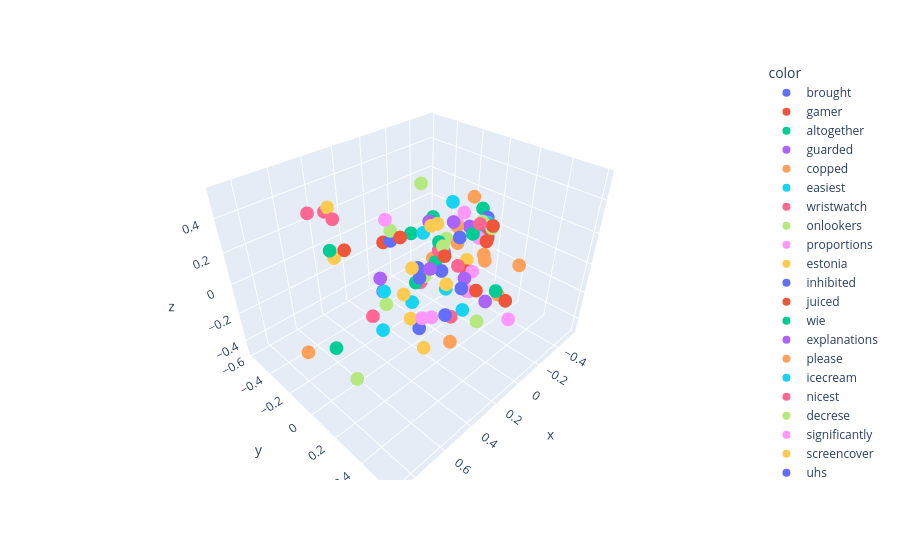

The code cell stored with this chart in its notebook:
### Code cell
from sklearn.decomposition import PCA
import random
import plotly.express as px

idxs = random.sample(range(len(model.wv.index_to_key)), 100)

X = PCA(n_components=3).fit_transform(
    model.wv.get_normed_vectors()[idxs]
)

words = [model.wv.index_to_key[i] for i in idxs]

fig = px.scatter_3d(
    x=X[:, 0],
    y=X[:, 1],
    z=X[:, 2],
    color=words,
    # hover_name=words,
)

fig.show()

### Figure 1 — Plotly figure (JSON) as saved in the notebook; plotly's stock layout.template omitted (floating-point values rounded to 4 significant figures)
{"data": [{"hovertemplate": "color=brought<br>x=%{x}<br>y=%{y}<br>z=%{z}<extra></extra>", "legendgroup": "brought", "marker": {"color": "#636efa", "symbol": "circle"}, "mode": "markers", "name": "brought", "scene": "scene", "showlegend": true, "type": "scatter3d", "x": [0.2676], "y": [-0.08725], "z": [0.2194]}, {"hovertemplate": "color=gamer<br>x=%{x}<br>y=%{y}<br>z=%{z}<extra></extra>", "legendgroup": "gamer", "marker": {"color": "#EF553B", "symbol": "circle"}, "mode": "markers", "name": "gamer", "scene": "scene", "showlegend": true, "type": "scatter3d", "x": [0.09878], "y": [0.5396], "z": [0.08203]}, {"hovertemplate": "color=altogether<br>x=%{x}<br>y=%{y}<br>z=%{z}<extra></extra>", "legendgroup": "altogether", "marker": {"color": "#00cc96", "symbol": "circle"}, "mode": "markers", "name": "altogether", "scene": "scene", "showlegend": true, "type": "scatter3d", "x": [0.1225], "y": [-0.08234], "z": [0.205]}, {"hovertemplate": "color=guarded<br>x=%{x}<br>y=%{y}<br>z=%{z}<extra></extra>", "legendgroup": "guarded", "marker": {"color": "#ab63fa", "symbol": "circle"}, "mode": "markers", "name": "guarded", "scene": "scene", "showlegend": true, "type": "scatter3d", "x": [-0.2335], "y": [-0.2869], "z": [0.05095]}, {"hovertemplate": "color=copped<br>x=%{x}<br>y=%{y}<br>z=%{z}<extra></extra>", "legendgroup": "copped", "marker": {"color": "#FFA15A", "symbol": "circle"}, "mode": "markers", "name": "copped", "scene": "scene", "showlegend": true, "type": "scatter3d", "x": [0.8803], "y": [-0.008936], "z": [-0.09919]}, {"hovertemplate": "color=easiest<br>x=%{x}<br>y=%{y}<br>z=%{z}<extra></extra>", "legendgroup": "easiest", "marker": {"color": "#19d3f3", "symbol": "circle"}, "mode": "markers", "name": "easiest", "scene": "scene", "showlegend": true, "type": "scatter3d", "x": [0.2964], "y": [-0.148], "z": [-0.4183]}, {"hovertemplate": "color=wristwatch<br>x=%{x}<br>y=%{y}<br>z=%{z}<extra></extra>", "legendgroup": "wristwatch", "marker": {"color": "#FF6692", "symbol": "circle"}, "mode": "markers", "name": "wristwatch", "scene": "scene", "showlegend": true, "type": "scatter3d", "x": [0.1221], "y": [0.2237], "z": [-0.195]}, {"hovertemplate": "color=onlookers<br>x=%{x}<br>y=%{y}<br>z=%{z}<extra></extra>", "legendgroup": "onlookers", "marker": {"color": "#B6E880", "symbol": "circle"}, "mode": "markers", "name": "onlookers", "scene": "scene", "showlegend": true, "type": "scatter3d", "x": [0.04903], "y": [0.08334], "z": [0.1647]}, {"hovertemplate": "color=proportions<br>x=%{x}<br>y=%{y}<br>z=%{z}<extra></extra>", "legendgroup": "proportions", "marker": {"color": "#FF97FF", "symbol": "circle"}, "mode": "markers", "name": "proportions", "scene": "scene", "showlegend": true, "type": "scatter3d", "x": [-0.3357], "y": [0.02437], "z": [0.02352]}, {"hovertemplate": "color=estonia<br>x=%{x}<br>y=%{y}<br>z=%{z}<extra></extra>", "legendgroup": "estonia", "marker": {"color": "#FECB52", "symbol": "circle"}, "mode": "markers", "name": "estonia", "scene": "scene", "showlegend": true, "type": "scatter3d", "x": [-0.02043], "y": [-0.02273], "z": [0.2292]}, {"hovertemplate": "color=inhibited<br>x=%{x}<br>y=%{y}<br>z=%{z}<extra></extra>", "legendgroup": "inhibited", "marker": {"color": "#636efa", "symbol": "circle"}, "mode": "markers", "name": "inhibited", "scene": "scene", "showlegend": true, "type": "scatter3d", "x": [0.0816], "y": [-0.05682], "z": [-0.09812]}, {"hovertemplate": "color=juiced<br>x=%{x}<br>y=%{y}<br>z=%{z}<extra></extra>", "legendgroup": "juiced", "marker": {"color": "#EF553B", "symbol": "circle"}, "mode": "markers", "name": "juiced", "scene": "scene", "showlegend": true, "type": "scatter3d", "x": [0.3078], "y": [0.03127], "z": [0.3089]}, {"hovertemplate": "color=wie<br>x=%{x}<br>y=%{y}<br>z=%{z}<extra></extra>", "legendgroup": "wie", "marker": {"color": "#00cc96", "symbol": "circle"}, "mode": "markers", "name": "wie", "scene": "scene", "showlegend": true, "type": "scatter3d", "x": [-0.343], "y": [-0.356], "z": [0.01233]}, {"hovertemplate": "color=explanations<br>x=%{x}<br>y=%{y}<br>z=%{z}<extra></extra>", "legendgroup": "explanations", "marker": {"color": "#ab63fa", "symbol": "circle"}, "mode": "markers", "name": "explanations", "scene": "scene", "showlegend": true, "type": "scatter3d", "x": [0.05301], "y": [0.3912], "z": [-0.03254]}, {"hovertemplate": "color=please<br>x=%{x}<br>y=%{y}<br>z=%{z}<extra></extra>", "legendgroup": "please", "marker": {"color": "#FFA15A", "symbol": "circle"}, "mode": "markers", "name": "please", "scene": "scene", "showlegend": true, "type": "scatter3d", "x": [0.1797], "y": [0.2748], "z": [-0.3087]}, {"hovertemplate": "color=icecream<br>x=%{x}<br>y=%{y}<br>z=%{z}<extra></extra>", "legendgroup": "icecream", "marker": {"color": "#19d3f3", "symbol": "circle"}, "mode": "markers", "name": "icecream", "scene": "scene", "showlegend": true, "type": "scatter3d", "x": [-0.3912], "y": [-0.01654], "z": [-0.01296]}, {"hovertemplate": "color=nicest<br>x=%{x}<br>y=%{y}<br>z=%{z}<extra></extra>", "legendgroup": "nicest", "marker": {"color": "#FF6692", "symbol": "circle"}, "mode": "markers", "name": "nicest", "scene": "scene", "showlegend": true, "type": "scatter3d", "x": [0.2137], "y": [-0.3387], "z": [-0.4762]}, {"hovertemplate": "color=decrese<br>x=%{x}<br>y=%{y}<br>z=%{z}<extra></extra>", "legendgroup": "decrese", "marker": {"color": "#B6E880", "symbol": "circle"}, "mode": "markers", "name": "decrese", "scene": "scene", "showlegend": true, "type": "scatter3d", "x": [-0.1118], "y": [-0.203], "z": [-0.2592]}, {"hovertemplate": "color=significantly<br>x=%{x}<br>y=%{y}<br>z=%{z}<extra></extra>", "legendgroup": "significantly", "marker": {"color": "#FF97FF", "symbol": "circle"}, "mode": "markers", "name": "significantly", "scene": "scene", "showlegend": true, "type": "scatter3d", "x": [0.2565], "y": [0.1361], "z": [-0.1775]}, {"hovertemplate": "color=screencover<br>x=%{x}<br>y=%{y}<br>z=%{z}<extra></extra>", "legendgroup": "screencover", "marker": {"color": "#FECB52", "symbol": "circle"}, "mode": "markers", "name": "screencover", "scene": "scene", "showlegend": true, "type": "scatter3d", "x": [0.3053], "y": [0.04667], "z": [-0.03678]}, {"hovertemplate": "color=uhs<br>x=%{x}<br>y=%{y}<br>z=%{z}<extra></extra>", "legendgroup": "uhs", "marker": {"color": "#636efa", "symbol": "circle"}, "mode": "markers", "name": "uhs", "scene": "scene", "showlegend": true, "type": "scatter3d", "x": [-0.5188], "y": [-0.04112], "z": [-0.0829]}, {"hovertemplate": "color=trusting<br>x=%{x}<br>y=%{y}<br>z=%{z}<extra></extra>", "legendgroup": "trusting", "marker": {"color": "#EF553B", "symbol": "circle"}, "mode": "markers", "name": "trusting", "scene": "scene", "showlegend": true, "type": "scatter3d", "x": [0.06999], "y": [0.1166], "z": [0.127]}, {"hovertemplate": "color=incredable<br>x=%{x}<br>y=%{y}<br>z=%{z}<extra></extra>", "legendgroup": "incredable", "marker": {"color": "#00cc96", "symbol": "circle"}, "mode": "markers", "name": "incredable", "scene": "scene", "showlegend": true, "type": "scatter3d", "x": [0.5904], "y": [-0.215], "z": [-0.4104]}, {"hovertemplate": "color=perforation<br>x=%{x}<br>y=%{y}<br>z=%{z}<extra></extra>", "legendgroup": "perforation", "marker": {"color": "#ab63fa", "symbol": "circle"}, "mode": "markers", "name": "perforation", "scene": "scene", "showlegend": true, "type": "scatter3d", "x": [-0.4701], "y": [-0.03514], "z": [0.00128]}, {"hovertemplate": "color=mynokia<br>x=%{x}<br>y=%{y}<br>z=%{z}<extra></extra>", "legendgroup": "mynokia", "marker": {"color": "#FFA15A", "symbol": "circle"}, "mode": "markers", "name": "mynokia", "scene": "scene", "showlegend": true, "type": "scatter3d", "x": [-0.2405], "y": [-0.2553], "z": [-0.2101]}, {"hovertemplate": "color=monotony<br>x=%{x}<br>y=%{y}<br>z=%{z}<extra></extra>", "legendgroup": "monotony", "marker": {"color": "#19d3f3", "symbol": "circle"}, "mode": "markers", "name": "monotony", "scene": "scene", "showlegend": true, "type": "scatter3d", "x": [-0.2241], "y": [-0.09417], "z": [0.2609]}, {"hovertemplate": "color=grab<br>x=%{x}<br>y=%{y}<br>z=%{z}<extra></extra>", "legendgroup": "grab", "marker": {"color": "#FF6692", "symbol": "circle"}, "mode": "markers", "name": "grab", "scene": "scene", "showlegend": true, "type": "scatter3d", "x": [0.5221], "y": [-0.2162], "z": [0.3977]}, {"hovertemplate": "color=floss<br>x=%{x}<br>y=%{y}<br>z=%{z}<extra></extra>", "legendgroup": "floss", "marker": {"color": "#B6E880", "symbol": "circle"}, "mode": "markers", "name": "floss", "scene": "scene", "showlegend": true, "type": "scatter3d", "x": [-0.4017], "y": [-0.006323], "z": [0.09664]}, {"hovertemplate": "color=level<br>x=%{x}<br>y=%{y}<br>z=%{z}<extra></extra>", "legendgroup": "level", "marker": {"color": "#FF97FF", "symbol": "circle"}, "mode": "markers", "name": "level", "scene": "scene", "showlegend": true, "type": "scatter3d", "x": [0.268], "y": [0.2156], "z": [-0.1157]}, {"hovertemplate": "color=ea<br>x=%{x}<br>y=%{y}<br>z=%{z}<extra></extra>", "legendgroup": "ea", "marker": {"color": "#FECB52", "symbol": "circle"}, "mode": "markers", "name": "ea", "scene": "scene", "showlegend": true, "type": "scatter3d", "x": [0.06729], "y": [0.1341], "z": [-0.05032]}, {"hovertemplate": "color=writting<br>x=%{x}<br>y=%{y}<br>z=%{z}<extra></extra>", "legendgroup": "writting", "marker": {"color": "#636efa", "symbol": "circle"}, "mode": "markers", "name": "writting", "scene": "scene", "showlegend": true, "type": "scatter3d", "x": [0.1224], "y": [-0.01791], "z": [-0.4317]}, {"hovertemplate": "color=memory<br>x=%{x}<br>y=%{y}<br>z=%{z}<extra></extra>", "legendgroup": "memory", "marker": {"color": "#EF553B", "symbol": "circle"}, "mode": "markers", "name": "memory", "scene": "scene", "showlegend": true, "type": "scatter3d", "x": [0.2052], "y": [0.4396], "z": [0.1475]}, {"hovertemplate": "color=chagers<br>x=%{x}<br>y=%{y}<br>z=%{z}<extra></extra>", "legendgroup": "chagers", "marker": {"color": "#00cc96", "symbol": "circle"}, "mode": "markers", "name": "chagers", "scene": "scene", "showlegend": true, "type": "scatter3d", "x": [0.4363], "y": [-0.4008], "z": [0.09201]}, {"hovertemplate": "color=finnish<br>x=%{x}<br>y=%{y}<br>z=%{z}<extra></extra>", "legendgroup": "finnish", "marker": {"color": "#ab63fa", "symbol": "circle"}, "mode": "markers", "name": "finnish", "scene": "scene", "showlegend": true, "type": "scatter3d", "x": [0.2632], "y": [-0.1695], "z": [-0.1576]}, {"hovertemplate": "color=tease<br>x=%{x}<br>y=%{y}<br>z=%{z}<extra></extra>", "legendgroup": "tease", "marker": {"color": "#FFA15A", "symbol": "circle"}, "mode": "markers", "name": "tease", "scene": "scene", "showlegend": true, "type": "scatter3d", "x": [-0.2907], "y": [0.005275], "z": [0.3053]}, {"hovertemplate": "color=courtesy<br>x=%{x}<br>y=%{y}<br>z=%{z}<extra></extra>", "legendgroup": "courtesy", "marker": {"color": "#19d3f3", "symbol": "circle"}, "mode": "markers", "name": "courtesy", "scene": "scene", "showlegend": true, "type": "scatter3d", "x": [-0.01804], "y": [0.1895], "z": [-0.2496]}, {"hovertemplate": "color=secures<br>x=%{x}<br>y=%{y}<br>z=%{z}<extra></extra>", "legendgroup": "secures", "marker": {"color": "#FF6692", "symbol": "circle"}, "mode": "markers", "name": "secures", "scene": "scene", "showlegend": true, "type": "scatter3d", "x": [0.3233], "y": [-0.5841], "z": [0.2188]}, {"hovertemplate": "color=giftcard<br>x=%{x}<br>y=%{y}<br>z=%{z}<extra></extra>", "legendgroup": "giftcard", "marker": {"color": "#B6E880", "symbol": "circle"}, "mode": "markers", "name": "giftcard", "scene": "scene", "showlegend": true, "type": "scatter3d", "x": [-0.3485], "y": [0.1056], "z": [0.118]}, {"hovertemplate": "color=defintiely<br>x=%{x}<br>y=%{y}<br>z=%{z}<extra></extra>", "legendgroup": "defintiely", "marker": {"color": "#FF97FF", "symbol": "circle"}, "mode": "markers", "name": "defintiely", "scene": "scene", "showlegend": true, "type": "scatter3d", "x": [-0.4404], "y": [-0.03697], "z": [-0.04109]}, {"hovertemplate": "color=holsters<br>x=%{x}<br>y=%{y}<br>z=%{z}<extra></extra>", "legendgroup": "holsters", "marker": {"color": "#FECB52", "symbol": "circle"}, "mode": "markers", "name": "holsters", "scene": "scene", "showlegend": true, "type": "scatter3d", "x": [0.4262], "y": [-0.3812], "z": [0.04743]}, {"hovertemplate": "color=dreads<br>x=%{x}<br>y=%{y}<br>z=%{z}<extra></extra>", "legendgroup": "dreads", "marker": {"color": "#636efa", "symbol": "circle"}, "mode": "markers", "name": "dreads", "scene": "scene", "showlegend": true, "type": "scatter3d", "x": [-0.1037], "y": [-0.05543], "z": [-0.1421]}, {"hovertemplate": "color=extracting<br>x=%{x}<br>y=%{y}<br>z=%{z}<extra></extra>", "legendgroup": "extracting", "marker": {"color": "#EF553B", "symbol": "circle"}, "mode": "markers", "name": "extracting", "scene": "scene", "showlegend": true, "type": "scatter3d", "x": [0.287], "y": [-0.1228], "z": [0.2029]}, {"hovertemplate": "color=hating<br>x=%{x}<br>y=%{y}<br>z=%{z}<extra></extra>", "legendgroup": "hating", "marker": {"color": "#00cc96", "symbol": "circle"}, "mode": "markers", "name": "hating", "scene": "scene", "showlegend": true, "type": "scatter3d", "x": [-0.1148], "y": [-0.09322], "z": [0.04023]}, {"hovertemplate": "color=asmotorola<br>x=%{x}<br>y=%{y}<br>z=%{z}<extra></extra>", "legendgroup": "asmotorola", "marker": {"color": "#ab63fa", "symbol": "circle"}, "mode": "markers", "name": "asmotorola", "scene": "scene", "showlegend": true, "type": "scatter3d", "x": [-0.4388], "y": [-0.1294], "z": [-0.004506]}, {"hovertemplate": "color=foldaway<br>x=%{x}<br>y=%{y}<br>z=%{z}<extra></extra>", "legendgroup": "foldaway", "marker": {"color": "#FFA15A", "symbol": "circle"}, "mode": "markers", "name": "foldaway", "scene": "scene", "showlegend": true, "type": "scatter3d", "x": [-0.3561], "y": [-0.1632], "z": [0.01823]}, {"hovertemplate": "color=nelly<br>x=%{x}<br>y=%{y}<br>z=%{z}<extra></extra>", "legendgroup": "nelly", "marker": {"color": "#19d3f3", "symbol": "circle"}, "mode": "markers", "name": "nelly", "scene": "scene", "showlegend": true, "type": "scatter3d", "x": [-0.4958], "y": [-0.03362], "z": [0.04025]}, {"hovertemplate": "color=regions<br>x=%{x}<br>y=%{y}<br>z=%{z}<extra></extra>", "legendgroup": "regions", "marker": {"color": "#FF6692", "symbol": "circle"}, "mode": "markers", "name": "regions", "scene": "scene", "showlegend": true, "type": "scatter3d", "x": [-0.1637], "y": [0.1559], "z": [0.2427]}, {"hovertemplate": "color=charles<br>x=%{x}<br>y=%{y}<br>z=%{z}<extra></extra>", "legendgroup": "charles", "marker": {"color": "#B6E880", "symbol": "circle"}, "mode": "markers", "name": "charles", "scene": "scene", "showlegend": true, "type": "scatter3d", "x": [-0.3533], "y": [-0.2446], "z": [-0.1068]}, {"hovertemplate": "color=prefp<br>x=%{x}<br>y=%{y}<br>z=%{z}<extra></extra>", "legendgroup": "prefp", "marker": {"color": "#FF97FF", "symbol": "circle"}, "mode": "markers", "name": "prefp", "scene": "scene", "showlegend": true, "type": "scatter3d", "x": [0.01969], "y": [0.2545], "z": [-0.05853]}, {"hovertemplate": "color=superiorly<br>x=%{x}<br>y=%{y}<br>z=%{z}<extra></extra>", "legendgroup": "superiorly", "marker": {"color": "#FECB52", "symbol": "circle"}, "mode": "markers", "name": "superiorly", "scene": "scene", "showlegend": true, "type": "scatter3d", "x": [0.2087], "y": [-0.002405], "z": [-0.294]}, {"hovertemplate": "color=dominated<br>x=%{x}<br>y=%{y}<br>z=%{z}<extra></extra>", "legendgroup": "dominated", "marker": {"color": "#636efa", "symbol": "circle"}, "mode": "markers", "name": "dominated", "scene": "scene", "showlegend": true, "type": "scatter3d", "x": [-0.06239], "y": [0.1041], "z": [0.1794]}, {"hovertemplate": "color=fortified<br>x=%{x}<br>y=%{y}<br>z=%{z}<extra></extra>", "legendgroup": "fortified", "marker": {"color": "#EF553B", "symbol": "circle"}, "mode": "markers", "name": "fortified", "scene": "scene", "showlegend": true, "type": "scatter3d", "x": [-0.2325], "y": [0.03386], "z": [-0.1633]}, {"hovertemplate": "color=blurring<br>x=%{x}<br>y=%{y}<br>z=%{z}<extra></extra>", "legendgroup": "blurring", "marker": {"color": "#00cc96", "symbol": "circle"}, "mode": "markers", "name": "blurring", "scene": "scene", "showlegend": true, "type": "scatter3d", "x": [-0.09236], "y": [0.3504], "z": [-0.06597]}, {"hovertemplate": "color=pageant<br>x=%{x}<br>y=%{y}<br>z=%{z}<extra></extra>", "legendgroup": "pageant", "marker": {"color": "#ab63fa", "symbol": "circle"}, "mode": "markers", "name": "pageant", "scene": "scene", "showlegend": true, "type": "scatter3d", "x": [0.2724], "y": [-0.178], "z": [-0.06658]}, {"hovertemplate": "color=networked<br>x=%{x}<br>y=%{y}<br>z=%{z}<extra></extra>", "legendgroup": "networked", "marker": {"color": "#FFA15A", "symbol": "circle"}, "mode": "markers", "name": "networked", "scene": "scene", "showlegend": true, "type": "scatter3d", "x": [-0.2975], "y": [0.1123], "z": [-0.08026]}, {"hovertemplate": "color=equilsketch<br>x=%{x}<br>y=%{y}<br>z=%{z}<extra></extra>", "legendgroup": "equilsketch", "marker": {"color": "#19d3f3", "symbol": "circle"}, "mode": "markers", "name": "equilsketch", "scene": "scene", "showlegend": true, "type": "scatter3d", "x": [-0.4919], "y": [-0.06082], "z": [-0.07796]}, {"hovertemplate": "color=theslim<br>x=%{x}<br>y=%{y}<br>z=%{z}<extra></extra>", "legendgroup": "theslim", "marker": {"color": "#FF6692", "symbol": "circle"}, "mode": "markers", "name": "theslim", "scene": "scene", "showlegend": true, "type": "scatter3d", "x": [-0.1298], "y": [-0.2569], "z": [-0.346]}, {"hovertemplate": "color=limitations<br>x=%{x}<br>y=%{y}<br>z=%{z}<extra></extra>", "legendgroup": "limitations", "marker": {"color": "#B6E880", "symbol": "circle"}, "mode": "markers", "name": "limitations", "scene": "scene", "showlegend": true, "type": "scatter3d", "x": [0.1644], "y": [0.4293], "z": [-0.0761]}, {"hovertemplate": "color=retighten<br>x=%{x}<br>y=%{y}<br>z=%{z}<extra></extra>", "legendgroup": "retighten", "marker": {"color": "#FF97FF", "symbol": "circle"}, "mode": "markers", "name": "retighten", "scene": "scene", "showlegend": true, "type": "scatter3d", "x": [-0.4352], "y": [-0.2223], "z": [-0.02653]}, {"hovertemplate": "color=usbi<br>x=%{x}<br>y=%{y}<br>z=%{z}<extra></extra>", "legendgroup": "usbi", "marker": {"color": "#FECB52", "symbol": "circle"}, "mode": "markers", "name": "usbi", "scene": "scene", "showlegend": true, "type": "scatter3d", "x": [-0.2669], "y": [0.0009268], "z": [-0.113]}, {"hovertemplate": "color=recommand<br>x=%{x}<br>y=%{y}<br>z=%{z}<extra></extra>", "legendgroup": "recommand", "marker": {"color": "#636efa", "symbol": "circle"}, "mode": "markers", "name": "recommand", "scene": "scene", "showlegend": true, "type": "scatter3d", "x": [0.04173], "y": [-0.1106], "z": [-0.07531]}, {"hovertemplate": "color=styhd<br>x=%{x}<br>y=%{y}<br>z=%{z}<extra></extra>", "legendgroup": "styhd", "marker": {"color": "#EF553B", "symbol": "circle"}, "mode": "markers", "name": "styhd", "scene": "scene", "showlegend": true, "type": "scatter3d", "x": [-0.4522], "y": [0.004832], "z": [-0.02572]}, {"hovertemplate": "color=iphoneoverall<br>x=%{x}<br>y=%{y}<br>z=%{z}<extra></extra>", "legendgroup": "iphoneoverall", "marker": {"color": "#00cc96", "symbol": "circle"}, "mode": "markers", "name": "iphoneoverall", "scene": "scene", "showlegend": true, "type": "scatter3d", "x": [-0.2493], "y": [0.04674], "z": [0.09784]}, {"hovertemplate": "color=dazzling<br>x=%{x}<br>y=%{y}<br>z=%{z}<extra></extra>", "legendgroup": "dazzling", "marker": {"color": "#ab63fa", "symbol": "circle"}, "mode": "markers", "name": "dazzling", "scene": "scene", "showlegend": true, "type": "scatter3d", "x": [-0.3092], "y": [-0.2209], "z": [-0.1786]}, {"hovertemplate": "color=deleting<br>x=%{x}<br>y=%{y}<br>z=%{z}<extra></extra>", "legendgroup": "deleting", "marker": {"color": "#FFA15A", "symbol": "circle"}, "mode": "markers", "name": "deleting", "scene": "scene", "showlegend": true, "type": "scatter3d", "x": [-0.04921], "y": [0.4983], "z": [0.1972]}, {"hovertemplate": "color=been<br>x=%{x}<br>y=%{y}<br>z=%{z}<extra></extra>", "legendgroup": "been", "marker": {"color": "#19d3f3", "symbol": "circle"}, "mode": "markers", "name": "been", "scene": "scene", "showlegend": true, "type": "scatter3d", "x": [0.2658], "y": [-0.1577], "z": [-0.1511]}, {"hovertemplate": "color=roam<br>x=%{x}<br>y=%{y}<br>z=%{z}<extra></extra>", "legendgroup": "roam", "marker": {"color": "#FF6692", "symbol": "circle"}, "mode": "markers", "name": "roam", "scene": "scene", "showlegend": true, "type": "scatter3d", "x": [0.1195], "y": [0.2513], "z": [0.1553]}, {"hovertemplate": "color=thelifeproof<br>x=%{x}<br>y=%{y}<br>z=%{z}<extra></extra>", "legendgroup": "thelifeproof", "marker": {"color": "#B6E880", "symbol": "circle"}, "mode": "markers", "name": "thelifeproof", "scene": "scene", "showlegend": true, "type": "scatter3d", "x": [0.6758], "y": [0.07721], "z": [-0.3723]}, {"hovertemplate": "color=scarves<br>x=%{x}<br>y=%{y}<br>z=%{z}<extra></extra>", "legendgroup": "scarves", "marker": {"color": "#FF97FF", "symbol": "circle"}, "mode": "markers", "name": "scarves", "scene": "scene", "showlegend": true, "type": "scatter3d", "x": [0.5003], "y": [0.1459], "z": [0.5315]}, {"hovertemplate": "color=fork<br>x=%{x}<br>y=%{y}<br>z=%{z}<extra></extra>", "legendgroup": "fork", "marker": {"color": "#FECB52", "symbol": "circle"}, "mode": "markers", "name": "fork", "scene": "scene", "showlegend": true, "type": "scatter3d", "x": [0.1918], "y": [0.1283], "z": [0.3667]}, {"hovertemplate": "color=photography<br>x=%{x}<br>y=%{y}<br>z=%{z}<extra></extra>", "legendgroup": "photography", "marker": {"color": "#636efa", "symbol": "circle"}, "mode": "markers", "name": "photography", "scene": "scene", "showlegend": true, "type": "scatter3d", "x": [0.09709], "y": [0.2645], "z": [0.007327]}, {"hovertemplate": "color=rerate<br>x=%{x}<br>y=%{y}<br>z=%{z}<extra></extra>", "legendgroup": "rerate", "marker": {"color": "#EF553B", "symbol": "circle"}, "mode": "markers", "name": "rerate", "scene": "scene", "showlegend": true, "type": "scatter3d", "x": [-0.2917], "y": [0.1156], "z": [0.05842]}, {"hovertemplate": "color=slated<br>x=%{x}<br>y=%{y}<br>z=%{z}<extra></extra>", "legendgroup": "slated", "marker": {"color": "#00cc96", "symbol": "circle"}, "mode": "markers", "name": "slated", "scene": "scene", "showlegend": true, "type": "scatter3d", "x": [-0.1429], "y": [-0.1425], "z": [-0.1381]}, {"hovertemplate": "color=members<br>x=%{x}<br>y=%{y}<br>z=%{z}<extra></extra>", "legendgroup": "members", "marker": {"color": "#ab63fa", "symbol": "circle"}, "mode": "markers", "name": "members", "scene": "scene", "showlegend": true, "type": "scatter3d", "x": [0.1992], "y": [0.1342], "z": [0.1182]}, {"hovertemplate": "color=baseless<br>x=%{x}<br>y=%{y}<br>z=%{z}<extra></extra>", "legendgroup": "baseless", "marker": {"color": "#FFA15A", "symbol": "circle"}, "mode": "markers", "name": "baseless", "scene": "scene", "showlegend": true, "type": "scatter3d", "x": [-0.3828], "y": [-0.1747], "z": [-0.1231]}, {"hovertemplate": "color=periodic<br>x=%{x}<br>y=%{y}<br>z=%{z}<extra></extra>", "legendgroup": "periodic", "marker": {"color": "#19d3f3", "symbol": "circle"}, "mode": "markers", "name": "periodic", "scene": "scene", "showlegend": true, "type": "scatter3d", "x": [0.02426], "y": [0.0946], "z": [-0.1257]}, {"hovertemplate": "color=deserted<br>x=%{x}<br>y=%{y}<br>z=%{z}<extra></extra>", "legendgroup": "deserted", "marker": {"color": "#FF6692", "symbol": "circle"}, "mode": "markers", "name": "deserted", "scene": "scene", "showlegend": true, "type": "scatter3d", "x": [-0.02886], "y": [0.2047], "z": [-0.1092]}, {"hovertemplate": "color=flattens<br>x=%{x}<br>y=%{y}<br>z=%{z}<extra></extra>", "legendgroup": "flattens", "marker": {"color": "#B6E880", "symbol": "circle"}, "mode": "markers", "name": "flattens", "scene": "scene", "showlegend": true, "type": "scatter3d", "x": [-0.2812], "y": [-0.405], "z": [0.2511]}, {"hovertemplate": "color=reseting<br>x=%{x}<br>y=%{y}<br>z=%{z}<extra></extra>", "legendgroup": "reseting", "marker": {"color": "#FF97FF", "symbol": "circle"}, "mode": "markers", "name": "reseting", "scene": "scene", "showlegend": true, "type": "scatter3d", "x": [-0.2049], "y": [0.009083], "z": [0.2397]}, {"hovertemplate": "color=wireless<br>x=%{x}<br>y=%{y}<br>z=%{z}<extra></extra>", "legendgroup": "wireless", "marker": {"color": "#FECB52", "symbol": "circle"}, "mode": "markers", "name": "wireless", "scene": "scene", "showlegend": true, "type": "scatter3d", "x": [0.2938], "y": [0.1862], "z": [-0.3367]}, {"hovertemplate": "color=yourself<br>x=%{x}<br>y=%{y}<br>z=%{z}<extra></extra>", "legendgroup": "yourself", "marker": {"color": "#636efa", "symbol": "circle"}, "mode": "markers", "name": "yourself", "scene": "scene", "showlegend": true, "type": "scatter3d", "x": [0.2582], "y": [0.2998], "z": [-0.05571]}, {"hovertemplate": "color=rainstorms<br>x=%{x}<br>y=%{y}<br>z=%{z}<extra></extra>", "legendgroup": "rainstorms", "marker": {"color": "#EF553B", "symbol": "circle"}, "mode": "markers", "name": "rainstorms", "scene": "scene", "showlegend": true, "type": "scatter3d", "x": [-0.345], "y": [0.1125], "z": [0.138]}, {"hovertemplate": "color=ami<br>x=%{x}<br>y=%{y}<br>z=%{z}<extra></extra>", "legendgroup": "ami", "marker": {"color": "#00cc96", "symbol": "circle"}, "mode": "markers", "name": "ami", "scene": "scene", "showlegend": true, "type": "scatter3d", "x": [0.1018], "y": [-0.06787], "z": [-0.1269]}, {"hovertemplate": "color=bible<br>x=%{x}<br>y=%{y}<br>z=%{z}<extra></extra>", "legendgroup": "bible", "marker": {"color": "#ab63fa", "symbol": "circle"}, "mode": "markers", "name": "bible", "scene": "scene", "showlegend": true, "type": "scatter3d", "x": [0.01624], "y": [0.2161], "z": [0.006053]}, {"hovertemplate": "color=upgradable<br>x=%{x}<br>y=%{y}<br>z=%{z}<extra></extra>", "legendgroup": "upgradable", "marker": {"color": "#FFA15A", "symbol": "circle"}, "mode": "markers", "name": "upgradable", "scene": "scene", "showlegend": true, "type": "scatter3d", "x": [-0.09298], "y": [0.3661], "z": [-0.08255]}, {"hovertemplate": "color=stocked<br>x=%{x}<br>y=%{y}<br>z=%{z}<extra></extra>", "legendgroup": "stocked", "marker": {"color": "#19d3f3", "symbol": "circle"}, "mode": "markers", "name": "stocked", "scene": "scene", "showlegend": true, "type": "scatter3d", "x": [0.1141], "y": [0.0002868], "z": [0.2393]}, {"hovertemplate": "color=clips<br>x=%{x}<br>y=%{y}<br>z=%{z}<extra></extra>", "legendgroup": "clips", "marker": {"color": "#FF6692", "symbol": "circle"}, "mode": "markers", "name": "clips", "scene": "scene", "showlegend": true, "type": "scatter3d", "x": [0.479], "y": [-0.5087], "z": [0.2992]}, {"hovertemplate": "color=initially<br>x=%{x}<br>y=%{y}<br>z=%{z}<extra></extra>", "legendgroup": "initially", "marker": {"color": "#B6E880", "symbol": "circle"}, "mode": "markers", "name": "initially", "scene": "scene", "showlegend": true, "type": "scatter3d", "x": [0.2531], "y": [-0.1579], "z": [-0.2515]}, {"hovertemplate": "color=baffles<br>x=%{x}<br>y=%{y}<br>z=%{z}<extra></extra>", "legendgroup": "baffles", "marker": {"color": "#FF97FF", "symbol": "circle"}, "mode": "markers", "name": "baffles", "scene": "scene", "showlegend": true, "type": "scatter3d", "x": [-0.07486], "y": [0.1949], "z": [-0.006059]}, {"hovertemplate": "color=chipped<br>x=%{x}<br>y=%{y}<br>z=%{z}<extra></extra>", "legendgroup": "chipped", "marker": {"color": "#FECB52", "symbol": "circle"}, "mode": "markers", "name": "chipped", "scene": "scene", "showlegend": true, "type": "scatter3d", "x": [0.3959], "y": [-0.4382], "z": [0.3292]}, {"hovertemplate": "color=getjar<br>x=%{x}<br>y=%{y}<br>z=%{z}<extra></extra>", "legendgroup": "getjar", "marker": {"color": "#636efa", "symbol": "circle"}, "mode": "markers", "name": "getjar", "scene": "scene", "showlegend": true, "type": "scatter3d", "x": [-0.538], "y": [-0.06942], "z": [0.04341]}, {"hovertemplate": "color=maneuver<br>x=%{x}<br>y=%{y}<br>z=%{z}<extra></extra>", "legendgroup": "maneuver", "marker": {"color": "#EF553B", "symbol": "circle"}, "mode": "markers", "name": "maneuver", "scene": "scene", "showlegend": true, "type": "scatter3d", "x": [0.4413], "y": [-0.2578], "z": [0.1629]}, {"hovertemplate": "color=deos<br>x=%{x}<br>y=%{y}<br>z=%{z}<extra></extra>", "legendgroup": "deos", "marker": {"color": "#00cc96", "symbol": "circle"}, "mode": "markers", "name": "deos", "scene": "scene", "showlegend": true, "type": "scatter3d", "x": [-0.5496], "y": [-0.1204], "z": [0.08454]}, {"hovertemplate": "color=panicked<br>x=%{x}<br>y=%{y}<br>z=%{z}<extra></extra>", "legendgroup": "panicked", "marker": {"color": "#ab63fa", "symbol": "circle"}, "mode": "markers", "name": "panicked", "scene": "scene", "showlegend": true, "type": "scatter3d", "x": [0.04732], "y": [0.1483], "z": [0.3376]}, {"hovertemplate": "color=ak<br>x=%{x}<br>y=%{y}<br>z=%{z}<extra></extra>", "legendgroup": "ak", "marker": {"color": "#FFA15A", "symbol": "circle"}, "mode": "markers", "name": "ak", "scene": "scene", "showlegend": true, "type": "scatter3d", "x": [-0.31], "y": [0.09209], "z": [-0.05256]}, {"hovertemplate": "color=overlay<br>x=%{x}<br>y=%{y}<br>z=%{z}<extra></extra>", "legendgroup": "overlay", "marker": {"color": "#19d3f3", "symbol": "circle"}, "mode": "markers", "name": "overlay", "scene": "scene", "showlegend": true, "type": "scatter3d", "x": [0.2115], "y": [0.0137], "z": [-0.1618]}, {"hovertemplate": "color=zopo<br>x=%{x}<br>y=%{y}<br>z=%{z}<extra></extra>", "legendgroup": "zopo", "marker": {"color": "#FF6692", "symbol": "circle"}, "mode": "markers", "name": "zopo", "scene": "scene", "showlegend": true, "type": "scatter3d", "x": [-0.1059], "y": [-0.08533], "z": [-0.009512]}, {"hovertemplate": "color=flying<br>x=%{x}<br>y=%{y}<br>z=%{z}<extra></extra>", "legendgroup": "flying", "marker": {"color": "#B6E880", "symbol": "circle"}, "mode": "markers", "name": "flying", "scene": "scene", "showlegend": true, "type": "scatter3d", "x": [0.3226], "y": [-0.02309], "z": [0.3297]}, {"hovertemplate": "color=apn<br>x=%{x}<br>y=%{y}<br>z=%{z}<extra></extra>", "legendgroup": "apn", "marker": {"color": "#FF97FF", "symbol": "circle"}, "mode": "markers", "name": "apn", "scene": "scene", "showlegend": true, "type": "scatter3d", "x": [0.1339], "y": [0.5911], "z": [0.01744]}, {"hovertemplate": "color=wouldnot<br>x=%{x}<br>y=%{y}<br>z=%{z}<extra></extra>", "legendgroup": "wouldnot", "marker": {"color": "#FECB52", "symbol": "circle"}, "mode": "markers", "name": "wouldnot", "scene": "scene", "showlegend": true, "type": "scatter3d", "x": [0.1669], "y": [-0.03122], "z": [0.02502]}], "layout": {"legend": {"title": {"text": "color"}, "tracegroupgap": 0}, "margin": {"t": 60}, "scene": {"domain": {"x": [0, 1], "y": [0, 1]}, "xaxis": {"title": {"text": "x"}}, "yaxis": {"title": {"text": "y"}}, "zaxis": {"title": {"text": "z"}}}}}
